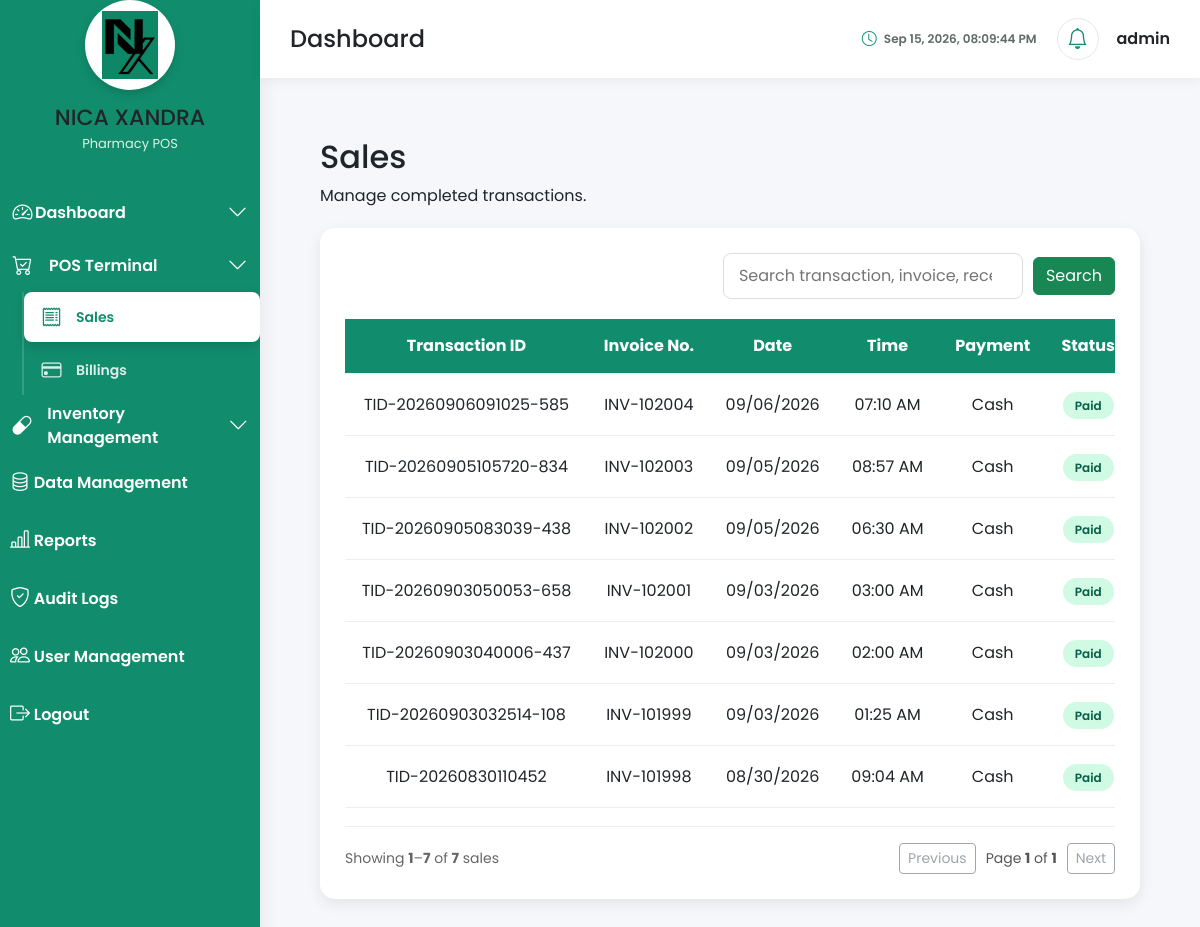
The page /app/dashboard/pos/index.php?page=sales (signed in) on the database its author committed.
### tables this page shows
CREATE TABLE `sales` (
  `sale_id` int(11) NOT NULL,
  `transaction_number` varchar(30) NOT NULL,
  `customer_id` int(11) DEFAULT NULL,
  `cashier_id` int(11) NOT NULL,
  `subtotal` decimal(10,2) NOT NULL DEFAULT 0.00,
  `discount_amount` decimal(10,2) NOT NULL DEFAULT 0.00,
  `vat_amount` decimal(10,2) NOT NULL DEFAULT 0.00,
  `total_amount` decimal(10,2) NOT NULL DEFAULT 0.00,
  `payment_status` enum('Pending','Paid','Partially Paid','Refunded') DEFAULT 'Pending',
  `transaction_status` enum('Completed','Cancelled','Void') DEFAULT 'Completed',
  `remarks` text DEFAULT NULL,
  `created_at` timestamp NOT NULL DEFAULT current_timestamp(),
  `updated_at` timestamp NOT NULL DEFAULT current_timestamp() ON UPDATE current_timestamp()
);

CREATE TABLE `users` (
  `user_id` int(11) NOT NULL,
  `role_id` int(11) NOT NULL,
  `full_name` varchar(150) NOT NULL,
  `username` varchar(50) NOT NULL,
  `email` varchar(150) DEFAULT NULL,
  `password` varchar(255) NOT NULL,
  `contact_number` varchar(20) DEFAULT NULL,
  `gender` enum('Male','Female','Prefer not to say') DEFAULT NULL,
  `birth_date` date DEFAULT NULL,
  `address` text DEFAULT NULL,
  `profile_image` varchar(255) DEFAULT 'default.png',
  `account_status` enum('Active','Inactive','Locked') DEFAULT 'Active',
  `failed_login_attempts` int(11) DEFAULT 0,
  `last_login` datetime DEFAULT NULL,
  `remember_token` varchar(255) DEFAULT NULL,
  `created_at` timestamp NOT NULL DEFAULT current_timestamp(),
  `updated_at` timestamp NOT NULL DEFAULT current_timestamp() ON UPDATE current_timestamp()
);

### app/Models/Sales.php (called while the page is built, shortened)
<?php
require_once __DIR__ . '/../../config/database.php';
class Sales
{
    private PDO $conn;
    public function __construct()
    {
        $database = new Database();
        $this->conn = $database->connect();
    }
    public function getAllSales(
        int $page = 1,
        int $limit = 20,
        string $search = ''
    ): array {
        $page = max(1, $page);
        $limit = min(max(1, $limit), 100);
        $search = trim($search);
        $offset = ($page - 1) * $limit;
        $where = ["s.transaction_status = 'Completed'"];
        $params = [];
        $whereSql = implode(' AND ', $where);
        $countSql = "
            SELECT COUNT(*)
            FROM sales s
            LEFT JOIN payments pay ON pay.sale_id = s.sale_id
            WHERE {$whereSql}
        ";
        $countStmt = $this->conn->prepare($countSql);
        $countStmt->execute();
        $total = (int) $countStmt->fetchColumn();
        $sql = "
            SELECT
                s.sale_id,
                s.transaction_number,
                CONCAT('INV-', LPAD(s.sale_id, 6, '0')) AS invoice_number,
                DATE(s.created_at) AS sale_date,
                TIME(s.created_at) AS sale_time,
                COALESCE(pay.payment_method, '—') AS payment_method,
                s.payment_status,
                s.total_amount,
                s.created_at
            FROM sales s
            LEFT JOIN payments pay ON pay.sale_id = s.sale_id
            WHERE {$whereSql}
            ORDER BY s.created_at DESC, s.sale_id DESC
            LIMIT :limit OFFSET :offset
        ";
        $stmt = $this->conn->prepare($sql);
        $stmt->bindValue(':limit', $limit, PDO::PARAM_INT);
        $stmt->bindValue(':offset', $offset, PDO::PARAM_INT);
        $stmt->execute();
        $transactions = $stmt->fetchAll(PDO::FETCH_ASSOC);
        $totalPages = $total > 0 ? (int) ceil($total / $limit) : 0;
        return [
            'transactions' => $transactions,
            'pagination' => [
                'page' => $page,
                'limit' => $limit,
                'total' => $total,
                'total_pages' => $totalPages,
                'has_previous' => $page > 1,
                'has_next' => $page < $totalPages,
            ],
        ];
    }
}

### config/database.php (called while the page is built, shortened)
<?php
class Database
{
    private string $host = "localhost";
    private string $db_name = "pharmacy_pos";
    private string $username = "root";
    private string $password = "";
    private ?PDO $connection = null;
    public function connect(): PDO
    {
        if ($this->connection === null) {
            $dsn = "mysql:host={$this->host};dbname={$this->db_name};charset=utf8mb4";
            try {
                $this->connection = new PDO(
                    $dsn,
                    $this->username,
                    $this->password,
                    [
                        PDO::ATTR_ERRMODE => PDO::ERRMODE_EXCEPTION,
                        PDO::ATTR_DEFAULT_FETCH_MODE => PDO::FETCH_ASSOC,
                        PDO::ATTR_EMULATE_PREPARES => false
                    ]
                );
            } catch (PDOException $e) {
                die(
                    "<h2>Database Connection Failed</h2>" .
                    "<p>" . htmlspecialchars($e->getMessage()) . "</p>"
                );
            }
        }
        return $this->connection;
    }
}

### app/Controllers/SalesController.php (called while the page is built, shortened)
<?php
require_once __DIR__ . '/../Models/Sales.php';
class SalesController
{
    private Sales $sales;
    public function __construct()
    {
        $this->sales = new Sales();
    }
    public function getTransactions(
        int $page = 1,
        int $limit = 20,
        string $search = ''
    ): array {
        return $this->sales->getAllSales($page, $limit, $search);
    }
}

### app/Models/User.php (called while the page is built, shortened)
<?php
require_once __DIR__ . '/../../config/database.php';
class User
{
    private PDO $conn;
    public function __construct()
    {
        $database = new Database();
        $this->conn = $database->connect();
    }
public function getById(int $userId): array|false
{
    $sql = "
        SELECT *
        FROM users
        WHERE user_id = :user_id
        LIMIT 1
    ";
    $stmt = $this->conn->prepare($sql);
    $stmt->execute([
        ':user_id' => $userId
    ]);
    return $stmt->fetch(PDO::FETCH_ASSOC);
}
}

### app/Middleware/AuthMiddleware.php (called while the page is built, shortened)
<?php
require_once __DIR__ . '/../Models/User.php';
class AuthMiddleware
{
    public static function check(): void
    {
        $userModel = new User();
        $user = $userModel->getById(
            (int) $_SESSION['user_id']
        );
    }
}

### app/dashboard/pos/pages/sales.php (the view, shortened to what this page needs)
<?php
require_once '../../Middleware/AuthMiddleware.php';
require_once '../../Controllers/SalesController.php';
AuthMiddleware::check();
$salesPage = max(1, (int) ($_GET['sales_page'] ?? 1));
$limit = 20;
$search = trim((string) ($_GET['search'] ?? ''));
$salesController = new SalesController();
$result = $salesController->getTransactions($salesPage, $limit, $search);
$transactions = $result['transactions'] ?? [];
$pagination = $result['pagination'] ?? [
    'page' => 1,
    'limit' => $limit,
    'total' => 0,
    'total_pages' => 0,
    'has_previous' => false,
    'has_next' => false,
];
require_once '../../../includes/header.php';
?>
<link rel="stylesheet" href="/pharmacy_pos/assets/css/dashboard.css">
<link rel="stylesheet" href="/pharmacy_pos/assets/css/sidebar.css">
<link rel="stylesheet" href="/pharmacy_pos/assets/css/navbar.css">
<link rel="stylesheet" href="/pharmacy_pos/assets/css/sales.css">
<div class="dashboard-content records-page">
    <div class="page-header">
        <h2>Sales</h2>
        <p>Manage completed transactions.</p>
    </div>
    <div class="sales-card">
        <form class="sales-toolbar" method="get" action="">
            <input
                type="search"
                name="search"
                value="<?= htmlspecialchars($search) ?>"
                class="search-box"
                placeholder="Search transaction, invoice, receipt or payment"
                autocomplete="off">
            <button type="submit" class="btn btn-success">Search</button>
        </form>
        <div class="table-responsive">
            <table class="sales-table">
                <thead>
                    <tr>
                        <th>Transaction ID</th>
                        <th>Invoice No.</th>
                        <th>Date</th>
                        <th>Time</th>
                        <th>Payment</th>
                        <th>Status</th>
                    </tr>
                </thead>
                <tbody>
                <?php if (empty($transactions)): ?>
                    <tr>
                        <td colspan="8" class="empty-state">
                            <?= $search !== ''
                                ? 'No sales matched your search.'
                                : 'No completed sales yet.' ?>
                        </td>
                    </tr>
                <?php else: ?>
                    <?php foreach ($transactions as $transaction): ?>
                        <tr class="sales-row">
                            <td><?= htmlspecialchars($transaction['transaction_number']) ?></td>
                            <td><?= htmlspecialchars($transaction['invoice_number']) ?></td>
                            <td><?= date('m/d/Y', strtotime($transaction['sale_date'])) ?></td>
                            <td><?= date('h:i A', strtotime($transaction['sale_time'])) ?></td>
                            <td><?= htmlspecialchars($transaction['payment_method']) ?></td>
                            <td>
                                <span class="status-paid">
                                    <?= htmlspecialchars($transaction['payment_status']) ?>
                                </span>
                            </td>
                        </tr>
                    <?php endforeach; ?>
                <?php endif; ?>
                </tbody>
            </table>
        </div>
        <?php
        $currentPage = (int) $pagination['page'];
        $totalPages = (int) $pagination['total_pages'];
        $total = (int) $pagination['total'];
        $start = $total > 0 ? (($currentPage - 1) * $limit) + 1 : 0;
        $end = $total > 0 ? min($currentPage * $limit, $total) : 0;
        ?>
        <div class="records-pagination">
            <div class="pagination-info">
                <?php if ($total > 0): ?>
                    Showing <strong><?= $start ?></strong>–<strong><?= $end ?></strong>
                    of <strong><?= $total ?></strong> sales
                <?php else: ?>
                    No sales found.
                <?php endif; ?>
            </div>
            <?php if ($totalPages > 0): ?>
                <div class="pagination-controls">
                    <?php if ($currentPage > 1): ?>
                        <a class="btn btn-outline-secondary btn-sm"
                           href="?page=sales&sales_page=<?= $currentPage - 1 ?>&search=<?= urlencode($search) ?>">
                            Previous
                        </a>
                    <?php else: ?>
                        <button class="btn btn-outline-secondary btn-sm" disabled>Previous</button>
                    <?php endif; ?>
                    <span class="pagination-page">
                        Page <strong><?= $currentPage ?></strong> of <strong><?= $totalPages ?></strong>
                    </span>
                    <?php if ($currentPage < $totalPages): ?>
                        <a class="btn btn-outline-secondary btn-sm"
                           href="?page=sales&sales_page=<?= $currentPage + 1 ?>&search=<?= urlencode($search) ?>">
                            Next
                        </a>
                    <?php else: ?>
                        <button class="btn btn-outline-secondary btn-sm" disabled>Next</button>
                    <?php endif; ?>
                </div>
            <?php endif; ?>
        </div>
    </div>
</div>
<?php require_once '../../../includes/footer.php'; ?>

### assets/css/auth.css (style rules this page uses)
:root { --primary-green:#0F8A6B; --dark-navbar:#1E1B1B; --light-bg:#F8F9FA; --white:#FFFFFF; --shadow:0 12px 30px rgba(0,0,0,.15); --border-radius:18px; --transition:.3s ease; }
* { margin:0; padding:0; box-sizing:border-box; }
body { font-family:'Poppins',sans-serif; background:#ffffff; overflow-x:hidden; }

### assets/css/dashboard.css (style rules this page uses)
* { margin:0; padding:0; box-sizing:border-box; }
body { font-family:'Poppins',sans-serif; background:#f4f7fb; }
.dashboard-content { flex:1; padding:25px; overflow:auto; }

### assets/css/pos.css (style rules this page uses)
.dashboard-content { height:calc(100vh - 80px); padding:20px; overflow:hidden; }

### assets/css/sales.css (style rules this page uses)
.dashboard-content { padding:30px; }
.page-header { margin-bottom:20px; }
.sales-card { background:#fff; border-radius:15px; padding:25px; box-shadow:0 5px 15px rgba(0,0,0,.08); }
.sales-toolbar { display:flex; justify-content:flex-end; margin-bottom:20px; }
.search-box { width:300px; padding:10px 15px; border:1px solid #ddd; border-radius:8px; }
.sales-table { width:100%; border-collapse:collapse; }
.sales-table thead { background:#118d6d; color:#fff; }
.sales-table th, .sales-table td { padding:15px; text-align:center; border-bottom:1px solid #eee; }
.status-paid { background:#d1fae5; color:#065f46; padding:5px 12px; border-radius:30px; font-size:12px; font-weight:600; }
.records-page { min-width: 0; }
.sales-toolbar { align-items: center; gap: 10px; flex-wrap: wrap; }
.sales-toolbar .search-box { margin-left: auto; }
.table-responsive { width: 100%; overflow-x: auto; }
.sales-table { min-width: 980px; }
.records-pagination { display: flex; align-items: center; justify-content: space-between; gap: 16px; margin-top: 18px; padding-top: 16px; border-top: 1px solid #eee; }
.pagination-info { color: #666; font-size: 14px; }
.pagination-controls { display: flex; align-items: center; justify-content: center; gap: 10px; }
.pagination-page { white-space: nowrap; color: #555; font-size: 14px; }

### rows shown on the page
sales: transaction_number "TID-20260906091025-585", invoice_number "INV-102004", sale_date "09/06/2026", sale_time "07:10 AM", payment_method "Cash", payment_status "Paid"
sales: transaction_number "TID-20260905105720-834", invoice_number "INV-102003", sale_date "09/05/2026", sale_time "08:57 AM", payment_method "Cash", payment_status "Paid"
sales: transaction_number "TID-20260905083039-438", invoice_number "INV-102002", sale_date "09/05/2026", sale_time "06:30 AM", payment_method "Cash", payment_status "Paid"
sales: transaction_number "TID-20260903050053-658", invoice_number "INV-102001", sale_date "09/03/2026", sale_time "03:00 AM", payment_method "Cash", payment_status "Paid"
sales: transaction_number "TID-20260903040006-437", invoice_number "INV-102000", sale_date "09/03/2026", sale_time "02:00 AM", payment_method "Cash", payment_status "Paid"
sales: transaction_number "TID-20260903032514-108", invoice_number "INV-101999", sale_date "09/03/2026", sale_time "01:25 AM", payment_method "Cash", payment_status "Paid"
sales: transaction_number "TID-20260830110452", invoice_number "INV-101998", sale_date "08/30/2026", sale_time "09:04 AM", payment_method "Cash", payment_status "Paid"
users: role "1"

### other values the page prints
$_SESSION['username'] "admin"
$end "7"
$total "7"
